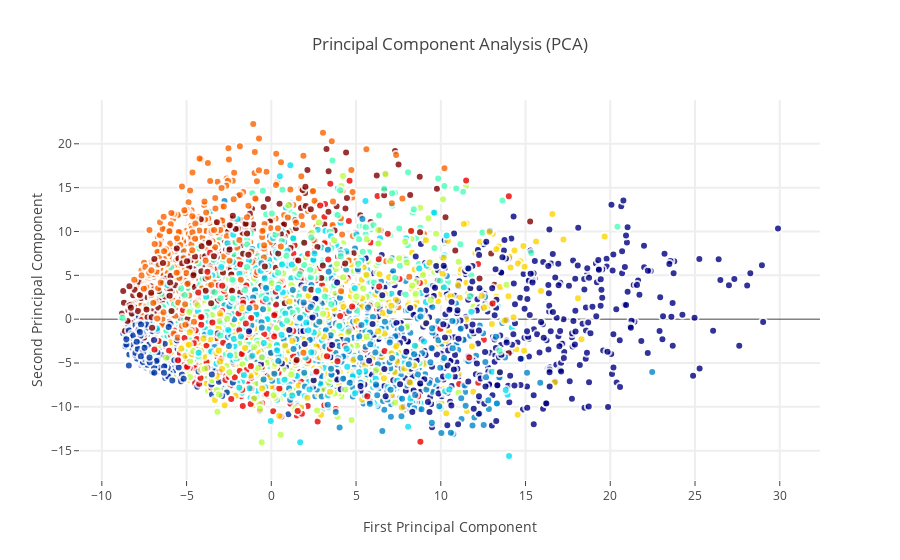

Notebook code cell kept with this figure:
### Code cell
trace0 = go.Scatter(
    x = X_5d[:,0],
    y = X_5d[:,1],
    name = Target,
    hoveron = Target,
    mode = 'markers',
    text = Target,
    showlegend = False,
    marker = dict(
        size = 8,
        color = Target,
        colorscale ='Jet',
        showscale = False,
        line = dict(
            width = 2,
            color = 'rgb(255, 255, 255)'
        ),
        opacity = 0.8
    )
)
data = [trace0]

layout = go.Layout(
    title= 'Principal Component Analysis (PCA)',
    hovermode= 'closest',
    xaxis= dict(
         title= 'First Principal Component',
        ticklen= 5,
        zeroline= False,
        gridwidth= 2,
    ),
    yaxis=dict(
        title= 'Second Principal Component',
        ticklen= 5,
        gridwidth= 2,
    ),
    showlegend= True
)


fig = dict(data=data, layout=layout)
py.iplot(fig, filename='styled-scatter')

### Figure 1 — Plotly figure (JSON) as saved in the notebook; plotly's stock layout.template omitted (floating-point values rounded to 4 significant figures; data arrays with more than 128 entries replaced by an {"elided": "..."} marker saying what was removed)
{"data": [{"hoveron": {"elided": "6000 int values"}, "marker": {"color": {"elided": "6000 int values"}, "colorscale": "Jet", "line": {"color": "rgb(255, 255, 255)", "width": 2}, "opacity": 0.8, "showscale": false, "size": 8}, "mode": "markers", "name": {"elided": "6000 int values"}, "showlegend": false, "text": {"elided": "6000 int values"}, "type": "scatter", "x": {"elided": "6000 float values"}, "y": {"elided": "6000 float values"}}], "layout": {"hovermode": "closest", "showlegend": true, "title": "Principal Component Analysis (PCA)", "xaxis": {"gridwidth": 2, "ticklen": 5, "title": "First Principal Component", "zeroline": false}, "yaxis": {"gridwidth": 2, "ticklen": 5, "title": "Second Principal Component"}}}
